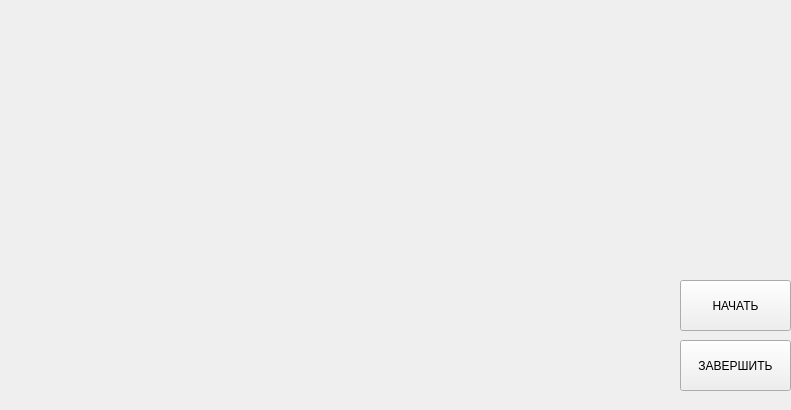
<?xml version="1.0" encoding="UTF-8"?>
<ui version="4.0">
 <class>Form</class>
 <widget class="QWidget" name="Form">
  <property name="geometry">
   <rect>
    <x>0</x>
    <y>0</y>
    <width>791</width>
    <height>410</height>
   </rect>
  </property>
  <property name="windowTitle">
   <string>Form</string>
  </property>
  <widget class="QPushButton" name="start_button">
   <property name="geometry">
    <rect>
     <x>680</x>
     <y>280</y>
     <width>111</width>
     <height>51</height>
    </rect>
   </property>
   <property name="text">
    <string>НАЧАТЬ</string>
   </property>
  </widget>
  <widget class="QPushButton" name="end_button">
   <property name="geometry">
    <rect>
     <x>680</x>
     <y>340</y>
     <width>111</width>
     <height>51</height>
    </rect>
   </property>
   <property name="text">
    <string>ЗАВЕРШИТЬ</string>
   </property>
  </widget>
  <widget class="QLabel" name="video_frame">
   <property name="geometry">
    <rect>
     <x>20</x>
     <y>10</y>
     <width>661</width>
     <height>401</height>
    </rect>
   </property>
   <property name="text">
    <string/>
   </property>
  </widget>
 </widget>
 <resources/>
 <connections/>
</ui>
